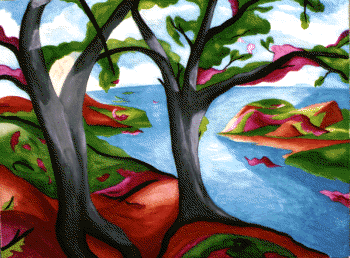
#> input picture HW3/Problem 3/trees.png, 350 x 258 px
$ python problem3_Main.py   (Python 2 division)   (older library calls are emulated)
#> lines starting #> are read from the running program, lines starting #| are printed output that depends on the picture
### HW3/Problem 3/problem3_load_prep.py
# Braden Katzman - bmk2137
# Columbia University
# Artificial Intelligence Summer 2016
# HW3 - Question 2
# Description:
#	Loads an image and converts to a 2D numpy array


# MAIN SOURCE USED:  http://scikit-learn.org/stable/auto_examples/cluster/plot_color_quantization.html
# source: http://stackoverflow.com/questions/25528654/numpy-array-to-png-file-and-back

import scipy as sp
import numpy as np
import warnings

def loadImage(filename):
#> called with filename = 'trees.png'
	print "\nloading image '{filename}'".format(filename=filename)

	warnings.filterwarnings("ignore") # ignore uint8 to float64 warning
	# load file as np array
	trees = sp.misc.imread(filename)
#> trees is the input picture: shape (258, 350, 3); mean R, G, B 107.6, 108.3, 101.2

	return trees

# transform an image into a 2D numpy array
def transformToArray(img):
	print "\ntransforming image into numpy array"

	width, height, dimensions = orig = tuple(img.shape)
#> width = 258; height = 350; dimensions = 3; orig = (258, 350, 3)

	# convert to array
	img_as_array = np.reshape(img, (width * height, dimensions))

	return img_as_array, width, height, dimensions

### HW3/Problem 3/problem3_RecreateImage.py
# Braden Katzman - bmk2137
# Columbia University
# Artificial Intelligence Summer 2016
# HW3 - Question 2
# Description:
#	Given K Means predictions, this module recreates the image

import numpy as np

def recreateImage(img_array, predictions, width, height, dimensions):
	print "\nrecreating image from k means clustering predictions"

	# create an array of zeros with the same shape as the original image
	img = np.zeros((width, height, dimensions))

	predictions_iterator = 0

	# iterate over the width of the image
	for i in range(width):

		# iterate over the height of the image
		for j in range(height):
			# set the image pixel value to the matching label predictions
			img[i][j] = img_array[predictions[predictions_iterator]]

			# increment the predictions counter
			predictions_iterator += 1

	print "done recreating"
	return img

### HW3/Problem 3/problem3_Plot.py
# Braden Katzman - bmk2137
# Columbia University
# Artificial Intelligence Summer 2016
# HW3 - Question 2
# Description:
#	Used to render images


import matplotlib.pyplot as plt

def loadImagePlot(img, figure_num, axes, title):
	plt.figure(figure_num)
	plt.clf()
	ax = plt.axes(axes)
	plt.axis('off')
	plt.title(title)
	plt.imshow(img)

def showPlot():
	plt.show()

### HW3/Problem 3/problem3_KMeans.py
# Braden Katzman - bmk2137
# Columbia University
# Artificial Intelligence Summer 2016
# HW3 - Question 2
# Description:
#	Fits a K Means model to an image given a k value

from sklearn.cluster import KMeans
import scipy as sp
import warnings

# builds a K Means clustering model with given k value
def buildKMeans(k):
	print "\nbuilding k means model with k={k}".format(k=k)

	kmeans = KMeans(n_clusters=k)

	return kmeans

# fits the image array to the model
def fitKMeans(kmeans, img_array):
	print "\nfitting image array to k means model"

	kmeans.fit(img_array)
	print "done fitting"

	return kmeans

# predicts the color indices on the full image
def predict(kmeans, img_array):
	print "\npredicting color indices on full image"

	warnings.filterwarnings("ignore") # ignore uint8 to float64 warning

	predictions = kmeans.predict(img_array)
	print "done predicting"

	return predictions

### HW3/Problem 3/problem3_Main.py
# Braden Katzman - bmk2137
# Columbia University
# Artificial Intelligence Summer 2016
# HW3 - Question 2
# Description:
#	Facilitates the processing of an image using k-means clustering

import time
import problem3_load_prep as load_prep
import problem3_KMeans as KMeans
import problem3_RecreateImage as RecreateImage
import problem3_Plot as Plot


if __name__ == '__main__':
	print "start"
	start_time = time.time()

	### PART 1

	# load the image
	trees = load_prep.loadImage('trees.png')

	# get 2D array representation of image
	tup = load_prep.transformToArray(trees)
	trees_array = tup[0]
	width = tup[1]
#> width = 258
	height = tup[2]
#> height = 350
	dimensions = tup[3]
#> dimensions = 3

	# build a kmeans model with k = 3
	kmeans = KMeans.buildKMeans(3)

	# fit the image to the model
	kmeans = KMeans.fitKMeans(kmeans, trees_array)

	# predict the color indices on the image
	predictions = KMeans.predict(kmeans, trees_array)

	# recreate the image
	new_img = RecreateImage.recreateImage(trees_array, predictions, width, height, dimensions)
#> after the loop in recreateImage, `for i in range(width):`:
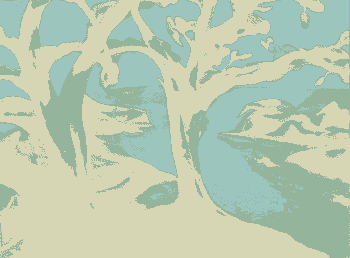
#> img: shape (258, 350, 3) float64; mean of channels 0, 1, 2 183.8, 202.1, 177; drawn as R, G, B
#> after the loop in recreateImage, `for i in range(width):`: predictions_iterator = 90300

	# set the images up on the plot
	Plot.loadImagePlot(trees, 1, [0, 0, 1, 1], "Original")
	Plot.loadImagePlot(new_img, 2, [0, 0, 1, 1], "K Means k=3")

	Plot.showPlot()

	print "\ntotal program execution = {t} seconds".format(t=(time.time()-start_time))
	print "exiting...\n"
